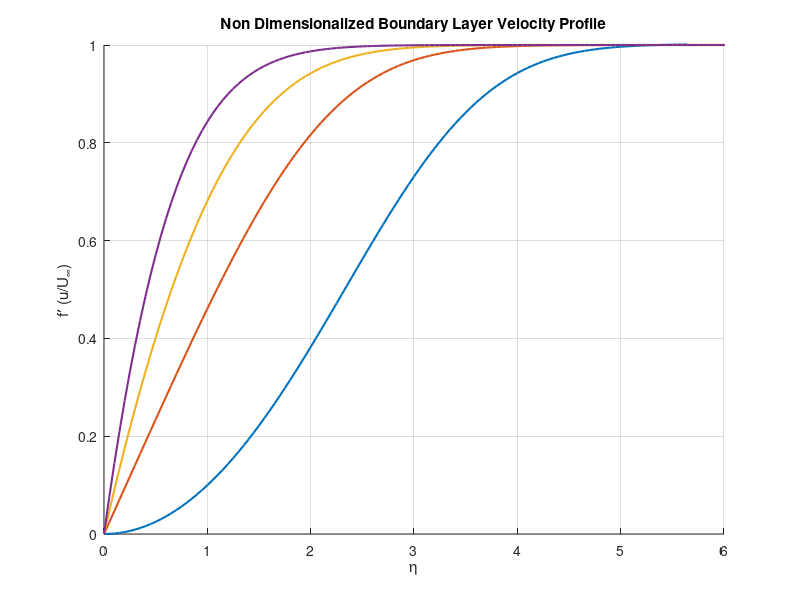
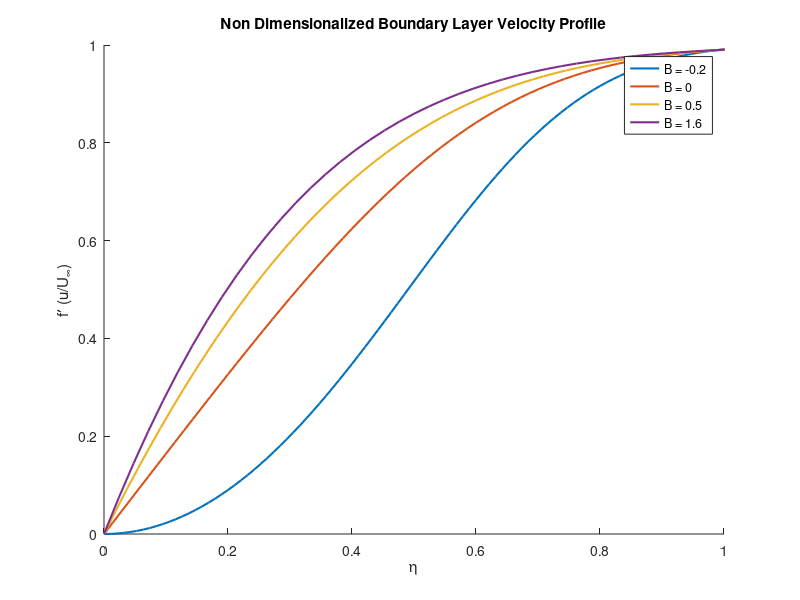
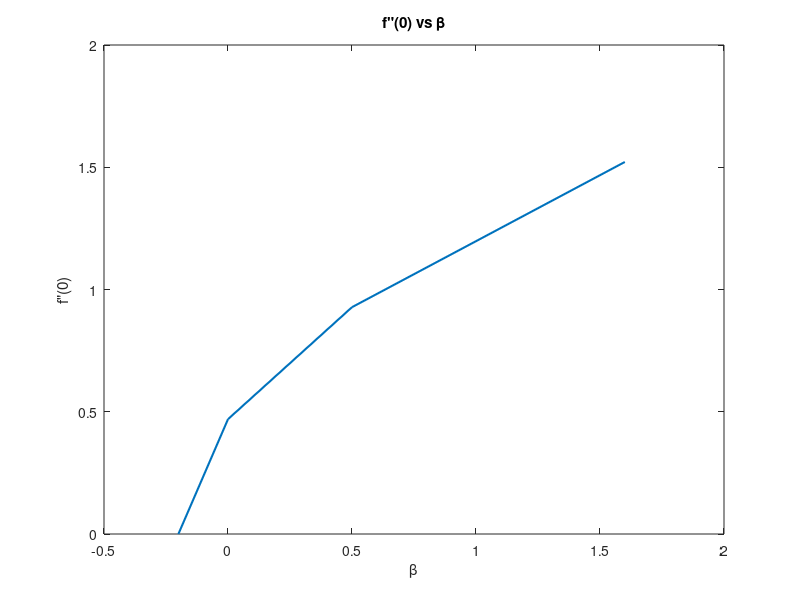

Here is the MATLAB script that generated these plots, in order: (Note: this script raises an error after producing the figures.)
%Calculate Boundary Layer Profile for Falkner-Skan Flows of various Beta
%using shooting method and 4th order runga kutta

% clear all; close all; clc;
a = 0;
b = 10; 
h = .05;%Step size
N = ((b-a)/h); %Number of steps?
n(1) = 0;         %Declares initial n (eta) at 0
y(1) = 0;         %Boundary Condition G(0) = 0
z(1) = 0;         %Boundary Condition dG/dn(0) = 0


% %guess for f''(0) Boundary Condition ; Compare to f'(inf) = 1 for accuracy
% aBC = [4.5475e-16 4.5475e-15 0.02, 0.1286362263, 0.3384520231, 0.4696,...
%     0.774754584147709, 1.23258759711676, 1.47722388694746, 1.52151375980262];  
% aBCsupper=[4.5476e-15 4.5474e-15 1 .129 .3385 .4697 .775 1.233 1.4775, 1.522];
% aBCslower=[0 0 0 .128 .3384 .469 .773 1.232 1.477, 1.52] ;
% 
% B = [-1.9 -0.5 -0.19884 -0.18 -0.089 0.000 0.3 1.000 1.5, 1.6];   %Defines arrary for freestream pressure gradient (Beta)
j = 1;
% 

aBC = [ 4.5475e-15 0.4696 1 1.52151375980262];  
aBCsupper=[4.5475e-10 .4697 1.5 1.522];
aBCslower=[0 .469  .5 1.52] ;
B = [ -0.2 0.000 .5 1.6];   %Defines arrary for freestream pressure gradient (Beta)

% B=-1.9;
% aBC=4.5475e-16;
% aBCsupper=4.5476e-15;
% aBCslower=0;

while j <= length(B)  
 
     
    
 cnt=0;
    while true 
         
        cnt=cnt+1
        for ii=1:3
            if ii == 1
                aBCs(j)=aBCsupper(j);
            elseif ii==2
                aBCs(j)=aBCslower(j);
            elseif ii==3
                aBCs(j)=aBC(j);
            end
            
            
        BGen = B(j);   %Sets generic B values for current array index and overwrites for each iteration    
        y = y(1);   %Sets original initial conditions for y, z and a    
        z = z(1);   
        a = aBCs(j); %Sets a to guesses in f'' boundary conditions arrary 
    
        Fxyza = @(n,y,z,a) z;                  %dy/dn = z   A.K.A   f'    
        Gxyza = @(n,y,z,a) a;                  %dz/dn = a   A.K.A   f''   
        Hxyza = @(n,y,z,a) BGen*(z*z - 1) - y*a;  %da/dn = [function(n,y,z,a)]  A.K.A  f''' 
        

            
            %Solve f,f',f''        
            i = 1;            %Loop control variable;?    
            while i <= N;     %Runs for the interval from a to b??     



            %Runge-Kutta 4th order algorithm based off?        %k0, k1, k2 and k3 to estimate next y, z and a values??        
                k0(i) = h*Fxyza(n(i),y(i),z(i),a(i));     %Declares arrary for k0 values?        
                L0(i) = h*Gxyza(n(i),y(i),z(i),a(i));     %Declares arrary for L0 values?        
                M0(i) = h*Hxyza(n(i),y(i),z(i),a(i));     %Declares arrary for M0 values??        

                k1(i) = h*Fxyza(n(i) + .5*h, y(i) + .5*k0(i), z(i) + .5*L0(i), a(i) + .5*M0(i));  %Determines arrary for k1 values?        
                L1(i) = h*Gxyza(n(i) + .5*h, y(i) + .5*k0(i), z(i) + .5*L0(i), a(i) + .5*M0(i));  %Determines arrary for L1 values?        
                M1(i) = h*Hxyza(n(i) + .5*h, y(i) + .5*k0(i), z(i) + .5*L0(i), a(i) + .5*M0(i));  %Determines arrary for M1 values??        

                k2(i) = h*Fxyza(n(i) + .5*h, y(i) + .5*k1(i), z(i) + .5*L1(i), a(i) + .5*M1(i));  %Determines arrary for k2 values?        
                L2(i) = h*Gxyza(n(i) + .5*h, y(i) + .5*k1(i), z(i) + .5*L1(i), a(i) + .5*M1(i));  %Determines arrary for L2 values?        
                M2(i) = h*Hxyza(n(i) + .5*h, y(i) + .5*k1(i), z(i) + .5*L1(i), a(i) + .5*M1(i));  %Determines arrary for M2 values??        

                k3(i) = h*Fxyza(n(i) + h, y(i) + k2(i), z(i) + L2(i), a(i) + M2(i));  %Determines arrary for k3 values?        
                L3(i) = h*Gxyza(n(i) + h, y(i) + k2(i), z(i) + L2(i), a(i) + M2(i));  %Determines arrary for L3 values?        
                M3(i) = h*Hxyza(n(i) + h, y(i) + k2(i), z(i) + L2(i), a(i) + M2(i));  %Determines arrary for M3 values??        

                y(i+1) = y(i) + (1/6)*(k0(i) + 2*k1(i) + 2*k2(i) + k3(i));      %Using Rk4 Algorithm to estimate y at next step?        
                z(i+1) = z(i) + (1/6)*(L0(i) + 2*L1(i) + 2*L2(i) + L3(i));      %Using Rk4 Algorithm to estimate z at next step?        
                a(i+1) = a(i) + (1/6)*(M0(i) + 2*M1(i) + 2*M2(i) + M3(i));      %Using Rk4 Algorithm to estimate a at next step??        

                n(i+1) = n(i) + h;  %Increments to the next step size??        
                %End of Runge-Kutta algorithm??        

                i = i+1;            %Adds one to the loop control variable??   

                zend(ii)=z(end);%put f'(inf) in a vector

            end
        end
        
  %Put in half interval search here%%%%%%%%%%%    
        tol = 1e-11;
        if abs(zend(3)-1)<tol || cnt>10000 ||zend(1)==zend(2)
            zendfinal(j)=zend(3);
            break
%         elseif abs(zend(1)-1)<abs(zend(3)-1)
        elseif zend(3)>1
            aBCsupper(j)=aBC(j);
%         elseif abs(zend(2)-1)<abs(zend(3)-1)
        elseif zend(3)<1
            aBCslower(j)=aBC(j);    
        end
        aBC(j)=(aBCsupper(j)+aBCslower(j))/2;
   end

    %Graph of the boundary-layer velocity profiles?    
    %for the different values of B (Beta)?    
    figure(1)   
     hold on;    
     grid on;   
     plot(n,z,'LineWidth',1.5);    
     Legend{j}=sprintf('B = %g',B(j));

     axis([0 6 0 1]);  
     title('Non Dimensionalized Boundary Layer Velocity Profile');   
     ylabel('f\prime (u/U_{\infty})');   
     xlabel('\eta'); 
     
     eta99(j)=n(find(z>0.99,1));
     
     figure(2)
     hold on;plot(n/eta99(j),z,'LineWidth',1.5);axis([0 1 0 1])
     title('Non Dimensionalized Boundary Layer Velocity Profile');   
     ylabel('f\prime (u/U_{\infty})');   
     xlabel('\eta'); 
    
     j = j+1;  %Increments Beta(j) to next array value and runs till end of Beta array?
end
legend(Legend,'Location','Best')
%Plot f'' as func of Beta

figure
plot(B,aBCs,'LineWidth',1.5)
title('f"(0) vs \beta'),xlabel('\beta'),ylabel('f"(0)')

vpa(aBCs,15) %Final f''(0) that was found
vpa(zendfinal,15) %Final f'(inf) value

